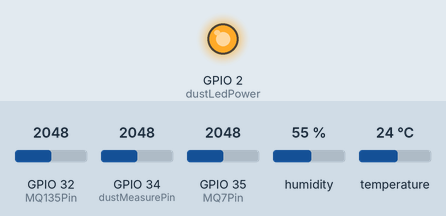
Simulated run of this sketch. Board: ESP32. Parts: output pins drawn as LEDs (lit = HIGH). The test bench sets the inputs (shaded band); at power-on: GPIO 35 (MQ7Pin) = 2048, GPIO 32 (MQ135Pin) = 2048, GPIO 34 (dustMeasurePin) = 2048, humidity 55 %, temperature 24 °C. WiFi joins after 1.5 s; servers stay silent unless stated; random numbers use the default seed unless the sketch sets one; no MQTT or app messages arrive unless stated; what the sketch prints to the serial monitor is not drawn.

Above: at 3.0 s.
3.1 s: GPIO 35 (MQ7Pin) set to 2552
8.7 s: GPIO 35 (MQ7Pin) set to 2629
12.8 s: GPIO 32 (MQ135Pin) set to 1786
14.9 s: GPIO 32 (MQ135Pin) set to 1673
19.3 s: GPIO 34 (dustMeasurePin) set to 1857
21.4 s: GPIO 34 (dustMeasurePin) set to 1755
Timing chart, 0 to 24.4 s (numbered marks = the images above; inputs shaded):
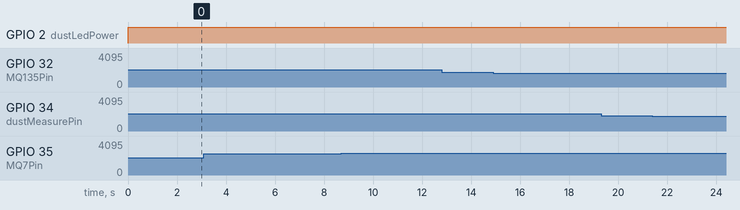

The sketch:

DustSensor.ino
```cpp
#include <array>
#include <DHT.h>
#include <WiFi.h>
#include <PubSubClient.h>
#include <ArduinoJson.h>
#define MQTT_MAX_PACKET_SIZE 512

using namespace std;

// WiFi
const char* ssid = "sorawitph";
const char* password = "12345678";

// MQTT
const char* mqtt_server = "broker.mqtt.cool";
const int mqtt_port = 1883;
const String device_id = "1";
const String mqtt_path = "airqualitynotifyer/" + device_id + "/data";
const String mqtt_path_pm25 = "airqualitynotifyer/" + device_id + "/pm25";
const String mqtt_path_co2 = "airqualitynotifyer/" + device_id + "/co2";
const String mqtt_path_co = "airqualitynotifyer/" + device_id + "/co";
const String mqtt_path_temperature = "airqualitynotifyer/" + device_id + "/temperature";
const String mqtt_path_humid = "airqualitynotifyer/" + device_id + "/humid";
String clientID = "ESP32_Client_" + String(random(1000, 9999));
WiFiClient espClient;
PubSubClient client(espClient);

int dustMeasurePin = 34;
int dustLedPower = 2;
int MQ7Pin = 35;
int MQ135Pin = 32;
int DHT11Pin = 19;
int DHTType = DHT11;
int sdaPin = 21;
int sclPin = 22;

// Global config
float esp32Voltage = 3.3;
float esp32AnalogLevel = 4095.0;
unsigned long int previosLedBlink = 0;

// Dust Sensor
int samplingTime = 280;
int deltaTime = 40;
int sleepTime = 9680;
float voMeasured = 0;
float calcVoltage = 0;
float dustDensity = 0;

// DHT config
DHT dht(DHT11Pin, DHTType);

void ledBlink(int ledPin, unsigned long int& previous, int intervalMilli = 500) {
  pinMode(ledPin, OUTPUT);
  if (millis() - previous >= intervalMilli) {
    previous = millis();
    int ledStatus = digitalRead(ledPin);
    digitalWrite(ledPin, !ledStatus);
  }
}

void setup_wifi() {
  delay(10);
  // Connect to Wi-Fi network
  WiFi.begin(ssid, password);
  Serial.printf("Connecting to the %s ...", ssid);
}

void reconnectWiFi() {
  if (WiFi.status() != WL_CONNECTED) {
    Serial.println("WiFi หลุด! กำลังเชื่อมใหม่...");
    WiFi.begin(ssid, password);
  } else {
    Serial.println("WiFi connected!");
    Serial.print("IP Address: ");
    Serial.println(WiFi.localIP());
  }
}

void callback(char* topic, byte* message, unsigned int length) {
  // ตัวอย่างของการรับข้อมูลจาก MQTT (สามารถใช้พิมพ์ค่าที่ได้รับมาได้)
  Serial.print("Message arrived on topic: ");
  Serial.print(topic);
  Serial.print(". Message: ");
  for (int i = 0; i < length; i++) {
    Serial.print((char)message[i]);
  }
  Serial.println();
}

void reconnectMQTT() {
  static unsigned long lastAttempt = 0;
  unsigned long now = millis();

  // ลองเชื่อมต่อใหม่ทุก 5 วินาที
  if (now - lastAttempt > 5000) {
    lastAttempt = now;
    Serial.println("กำลังเชื่อมต่อ MQTT...");
    if (client.connect(clientID.c_str())) {
      Serial.println("MQTT เชื่อมต่อสำเร็จ!");
      client.subscribe("test/topic");
    } else {
      Serial.print("MQTT เชื่อมต่อไม่สำเร็จ! Error code: ");
      Serial.println(client.state());  // ดูโค้ดข้อผิดพลาด
    }
  }
}

float readDustSensor() {
  // หน่วย ug/m³
  digitalWrite(dustLedPower, LOW);
  delayMicroseconds(samplingTime);
  voMeasured = analogRead(dustMeasurePin);
  delayMicroseconds(deltaTime);
  digitalWrite(dustLedPower, HIGH);
  delayMicroseconds(sleepTime);
  calcVoltage = voMeasured * (3.3 / esp32AnalogLevel);
  dustDensity = 170 * calcVoltage - 0.1;
  return dustDensity;
}

float readMQ7() {
  // หน่วย ppm
  float rawValue = analogRead(MQ7Pin);
  float slope = -0.7516072988;
  float A = 45.87510694;
  float Rseries = 1000;
  float V_Rseries = ((float)rawValue * esp32Voltage) / esp32AnalogLevel;
  float Rs = ((esp32Voltage - V_Rseries) / V_Rseries) * Rseries;
  float R0 = 400;
  float Y = Rs / R0;
  float CO_ppm = pow(10, (log10(Y / A) / slope));
  return CO_ppm;
}

float readMQ135(String gasType) {
  // หน่วย ppm
  float rawValue = analogRead(MQ135Pin);
  // Serial.println(rawValue);
  float slope, A, R0, a, b;

  // กำหนดค่าสัมประสิทธิ์ตามชนิดของก๊าซที่ต้องการวัด
  // ค่าเหล่านี้อ้างอิงจากข้อมูลทางเทคนิคและการสอบเทียบเซ็นเซอร์ MQ-135
  gasType = "CO2";
  if (gasType == "NH3") {
    slope = -0.263;
    A = 0.585;
    R0 = 1800.0;
  } else if (gasType == "NOx") {
    slope = -0.245;
    A = 0.632;
    R0 = 1850.0;
  } else if (gasType == "CO2") {
    slope = -0.318;
    A = 0.711;
    R0 = 24743.0;
    a = 116.602;
    b = -2.769;
  } else if (gasType == "Benzene") {
    slope = -0.276;
    A = 0.652;
    R0 = 1820.0;
  } else if (gasType == "Smoke") {
    slope = -0.304;
    A = 0.693;
    R0 = 1760.0;
  } else if (gasType == "Alcohol") {
    slope = -0.292;
    A = 0.640;
    R0 = 1730.0;
  } else if (gasType == "Acetone") {
    slope = -0.2884453282;
    A = 2.720027932;
    R0 = 1809.52;
  } else if (gasType == "Toluene") {
    slope = -0.310;
    A = 0.765;
    R0 = 1840.0;
  } else if (gasType == "Formaldehyde") {
    slope = -0.268;
    A = 0.690;
    R0 = 1780.0;
  } else {
    // ค่าเริ่มต้นหากไม่ระบุชนิดของก๊าซ
    slope = -0.318;
    A = 0.711;
    R0 = 24743.0;
    a = 116.602;
    b = -2.769;  // ใช้ค่า CO2 เป็นค่าเริ่มต้น
  }

  float R = 2000;
  float V_Rseries = ((float)rawValue * esp32Voltage) / esp32AnalogLevel;
  float Rs = ((esp32AnalogLevel * R) / rawValue) - R;
  float Y = Rs / R0;
  // Serial.println(Rs);
  float gasConcentration = a * pow(Y, b);
  return gasConcentration;
}

array<float, 2> readDHT11() {
  static unsigned long previosDHT11 = 0;
  float humidity = dht.readHumidity();
  float temperature = dht.readTemperature();  // ใช้ Celsius เป็นค่าเริ่มต้น
  // ตรวจสอบว่าการอ่านค่ามีความถูกต้องหรือไม่
  if (isnan(humidity) || isnan(temperature)) {
    Serial.println("Failed to read from DHT sensor!");
    return { -1, -1 };
  }
  return { humidity, temperature };
}

String checkQualityPM25(float value) {
  if (value <= 30) {
    return "Good";
  } else if (value <= 60) {
    return "Normal";
  } else if (value <= 90) {
    return "Unhealthy";
  } else if (value <= 120) {
    return "Very Unhealthy";
  } else if (value <= 250) {
    return "Poor";
  } else {
    return "Dangerous";
  }
}

String checkQualityCO2(float value) {
  if (value <= 400) {
    return "Good";
  } else if (value <= 1000) {
    return "Normal";
  } else if (value <= 2000) {
    return "Unhealthy";
  } else if (value <= 5000) {
    return "Very Unhealthy";
  } else if (value <= 50000) {
    return "Poor";
  } else {
    return "Dangerous";
  }
}

String checkQualityCO(float value) {
  if (value <= 35) {
    return "Good";
  } else if (value <= 100) {
    return "Normal";
  } else if (value <= 200) {
    return "Unhealthy";
  } else if (value <= 400) {
    return "Very Unhealthy";
  } else if (value <= 800) {
    return "Poor";
  } else {
    return "Dangerous";
  }
}

String checkLevelTemperature(float value) {
  return "High";
}

String checkLevelHumid(float value) {
  return "High";
}


void setup() {
  Serial.begin(9600);
  pinMode(dustLedPower, OUTPUT);
  pinMode(dustMeasurePin, INPUT);
  pinMode(MQ7Pin, INPUT);
  pinMode(MQ135Pin, INPUT);
  pinMode(DHT11Pin, INPUT);

  dht.begin();
  setup_wifi();
  client.setServer(mqtt_server, mqtt_port);
  client.setCallback(callback);
}

void loop() {
  // ✅ ใช้ client.loop() เพื่อให้ MQTT ทำงานต่อเนื่อง (แต่ไม่บล็อก)
  float pm25Value = readDustSensor();
  float co2Value = readMQ135("CO2");
  float coValue = readMQ7();
  array<float, 2> dhtValue = readDHT11();
  String pm25Quality = checkQualityPM25(pm25Value);
  String co2Quality = checkQualityCO2(co2Value);
  String coQuality = checkQualityCO(coValue);
  // String humidLevel = checkLevelHumid(dhtValue[0]);
  // String temperatureLevel = checkLevelTemperature(dhtValue[1]);
  Serial.printf("ค่าฝุ่น: %.2f ug/m³ %s | ", pm25Value, pm25Quality.c_str());
  Serial.printf("ค่า CO: %.2f ppm %s | ", coValue, co2Quality.c_str());
  Serial.printf("ค่า CO2: %.2f ppm %s | ", co2Value, coQuality.c_str());
  Serial.printf("ค่า Humid: %.2f % ค่า Temp: %.2f *C\n", dhtValue[0], dhtValue[1]);

  // สร้าง JSON
  StaticJsonDocument<256> jsonDoc;
  StaticJsonDocument<256> pm25Doc;
  StaticJsonDocument<256> co2Doc;
  StaticJsonDocument<256> coDoc;
  StaticJsonDocument<256> humidDoc;
  StaticJsonDocument<256> temperatureDoc;

  // ใส่ค่าฝุ่น PM2.5
  pm25Doc["unit"] = "ug/m³";
  pm25Doc["value"] = pm25Value;
  pm25Doc["quality"] = pm25Quality;

  // ใส่ค่า CO2
  co2Doc["unit"] = "ppm";
  co2Doc["value"] = co2Value;
  co2Doc["quality"] = co2Quality;

  // ใส่ค่า CO
  coDoc["unit"] = "ppm";
  coDoc["value"] = coValue;
  coDoc["quality"] = coQuality;

  // ใส่ค่า Humidity
  humidDoc["unit"] = "%";
  humidDoc["value"] = dhtValue[0];

  // ใส่ค่า Temperature
  temperatureDoc["unit"] = "*C";
  temperatureDoc["value"] = dhtValue[1];


  // แปลง JSON เป็น String
  char jsonStr[256];
  size_t jsonSize;
  bool success;


  if (WiFi.status() != WL_CONNECTED) {
    reconnectWiFi();
  } else {
    jsonSize = serializeJson(pm25Doc, jsonStr);
    if (!client.publish(mqtt_path_pm25.c_str(), jsonStr, jsonSize)) { Serial.println("❌ Publish pm2.5 failed!"); }
    jsonSize = serializeJson(co2Doc, jsonStr);
    if (!client.publish(mqtt_path_co2.c_str(), jsonStr, jsonSize)) { Serial.println("❌ Publish co2 failed!"); }
    jsonSize = serializeJson(coDoc, jsonStr);
    if (!client.publish(mqtt_path_co.c_str(), jsonStr, jsonSize)) { Serial.println("❌ Publish co failed!"); }
    jsonSize = serializeJson(temperatureDoc, jsonStr);
    if (!client.publish(mqtt_path_temperature.c_str(), jsonStr, jsonSize)) { Serial.println("❌ Publish temperature failed!"); }
    jsonSize = serializeJson(humidDoc, jsonStr);
    if (!client.publish(mqtt_path_humid.c_str(), jsonStr, jsonSize)) { Serial.println("❌ Publish humid failed!"); }
  }
  // ✅ ตรวจสอบและเชื่อมต่อ MQTT ใหม่ถ้าหลุด (ไม่บล็อก)
  if (!client.connected()) {
    reconnectMQTT();
  }
  client.loop();

  delay(2000);
}
```
